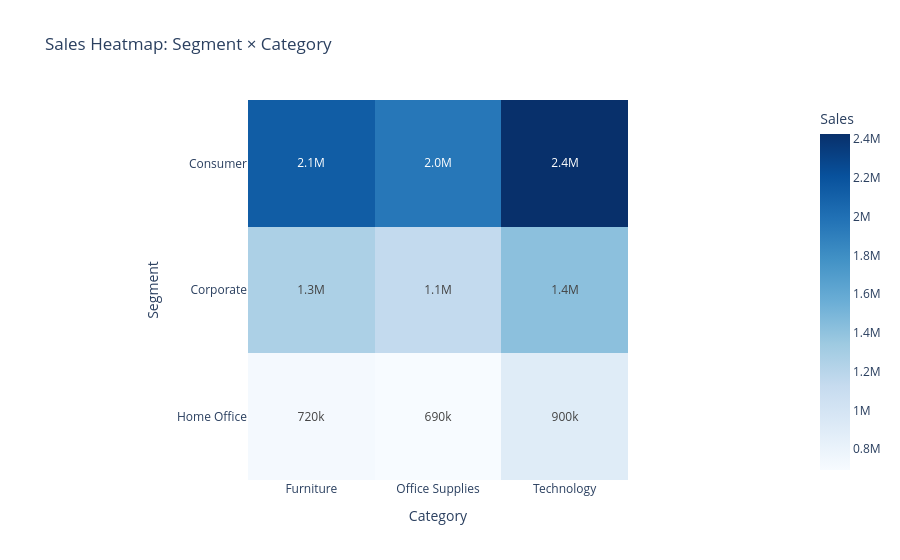

Notebook code cell kept with this figure:
### Code cell
# ── Interactive Segment × Category Heatmap ───────────────────────
pivot = df.groupby(['Segment','Category'])['Sales'].sum().reset_index()
pivot = pivot.pivot(index='Segment', columns='Category', values='Sales').fillna(0)

fig = px.imshow(pivot, text_auto='.2s', color_continuous_scale='Blues',
                title='Sales Heatmap: Segment × Category',
                labels=dict(x='Category', y='Segment', color='Sales'))
fig.show()

### Figure 1 — Plotly figure (JSON) as saved in the notebook; plotly's stock layout.template omitted (floating-point values rounded to 4 significant figures)
{"data": [{"coloraxis": "coloraxis", "hovertemplate": "Category: %{x}<br>Segment: %{y}<br>Sales: %{z}<extra></extra>", "name": "0", "texttemplate": "%{z:.2s}", "type": "heatmap", "x": ["Furniture", "Office Supplies", "Technology"], "xaxis": "x", "y": ["Consumer", "Corporate", "Home Office"], "yaxis": "y", "z": [[2128000.0, 1953000.0, 2427000.0], [1265000.0, 1142000.0, 1418000.0], [718000.0, 692200.0, 899700.0]]}], "layout": {"coloraxis": {"colorbar": {"title": {"text": "Sales"}}, "colorscale": [[0, "rgb(247,251,255)"], [0.125, "rgb(222,235,247)"], [0.25, "rgb(198,219,239)"], [0.375, "rgb(158,202,225)"], [0.5, "rgb(107,174,214)"], [0.625, "rgb(66,146,198)"], [0.75, "rgb(33,113,181)"], [0.875, "rgb(8,81,156)"], [1, "rgb(8,48,107)"]]}, "title": {"text": "Sales Heatmap: Segment × Category"}, "xaxis": {"anchor": "y", "constrain": "domain", "domain": [0, 1], "scaleanchor": "y", "title": {"text": "Category"}}, "yaxis": {"anchor": "x", "autorange": "reversed", "constrain": "domain", "domain": [0, 1], "title": {"text": "Segment"}}}}
